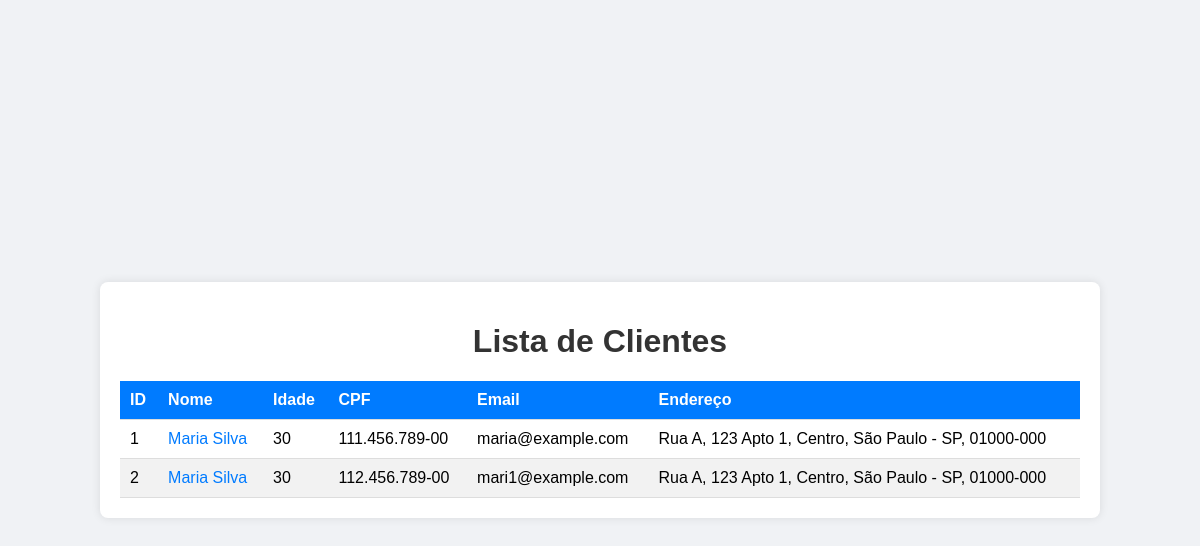
The app's page /front/clientes, older data.
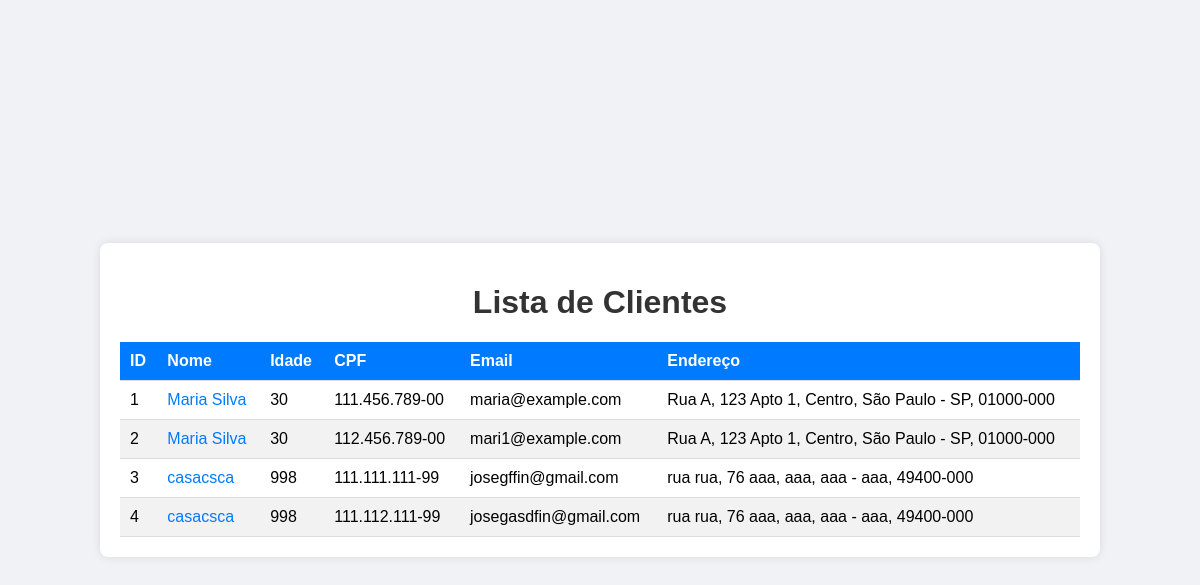
The same page, newer data.
### models/models.py (models this page shows, shortened)
class Cliente(db.Model):
    id = db.Column(db.Integer, primary_key=True)
    nome = db.Column(db.String(100), nullable=False)
    idade = db.Column(db.Integer, nullable=False)
    cpf = db.Column(db.String(14), unique=True, nullable=False)
    email = db.Column(db.String(120), unique=True, nullable=False)
    rua = db.Column(db.String(100), nullable=False)
    numero = db.Column(db.String(10), nullable=False)
    complemento = db.Column(db.String(50), nullable=True)
    bairro = db.Column(db.String(50), nullable=False)
    cidade = db.Column(db.String(50), nullable=False)
    estado = db.Column(db.String(2), nullable=False)
    cep = db.Column(db.String(10), nullable=False)

### app.py (the view)
@app.route('/front/clientes', methods=['GET'])
def get_clientes():
    clientes = Cliente.query.all()
    clientes_list = [{
        'id': cliente.id,
        'nome': cliente.nome,
        'idade': cliente.idade,
        'cpf': cliente.cpf,
        'email': cliente.email,
        'rua': cliente.rua,
        'numero': cliente.numero,
        'complemento': cliente.complemento,
        'bairro': cliente.bairro,
        'cidade': cliente.cidade,
        'estado': cliente.estado,
        'cep': cliente.cep
    } for cliente in clientes]
    return render_template('clientes.html', clientes=clientes_list)

### templates/clientes.html (shortened to what this page needs)
<!DOCTYPE html>
<html lang="pt-BR">
<head>
</head>
<body>
    <div class="container">
        <h1>Lista de Clientes</h1>
        <table>
            <thead>
                <tr>
                    <th>ID</th>
                    <th>Nome</th>
                    <th>Idade</th>
                    <th>CPF</th>
                    <th>Email</th>
                    <th>Endereço</th>
                </tr>
            </thead>
            <tbody>
                {% for cliente in clientes %}
                <tr>
                    <td>{{ cliente.id }}</td>
                    <td><a href="{{ url_for('view_cliente', id=cliente.id) }}">{{ cliente.nome }}</a></td>
                    <td>{{ cliente.idade }}</td>
                    <td>{{ cliente.cpf }}</td>
                    <td>{{ cliente.email }}</td>
                    <td>{{ cliente.rua }}, {{ cliente.numero }} {{ cliente.complemento }}, {{ cliente.bairro }}, {{ cliente.cidade }} - {{ cliente.estado }}, {{ cliente.cep }}</td>
                </tr>
                {% endfor %}
            </tbody>
        </table>
    </div>
</body>
</html>

Row changes from the older to the newer data that the page shows:
added Cliente: id "3", nome "casacsca", idade "998", cpf "111.111.111-99", email "josegffin@gmail.com", rua "rua rua", numero "76", complemento "aaa", bairro "aaa", cidade "aaa", estado "aaa", cep "49400-000"
added Cliente: id "4", nome "casacsca", idade "998", cpf "111.112.111-99", email "josegasdfin@gmail.com", rua "rua rua", numero "76", complemento "aaa", bairro "aaa", cidade "aaa", estado "aaa", cep "49400-000"
